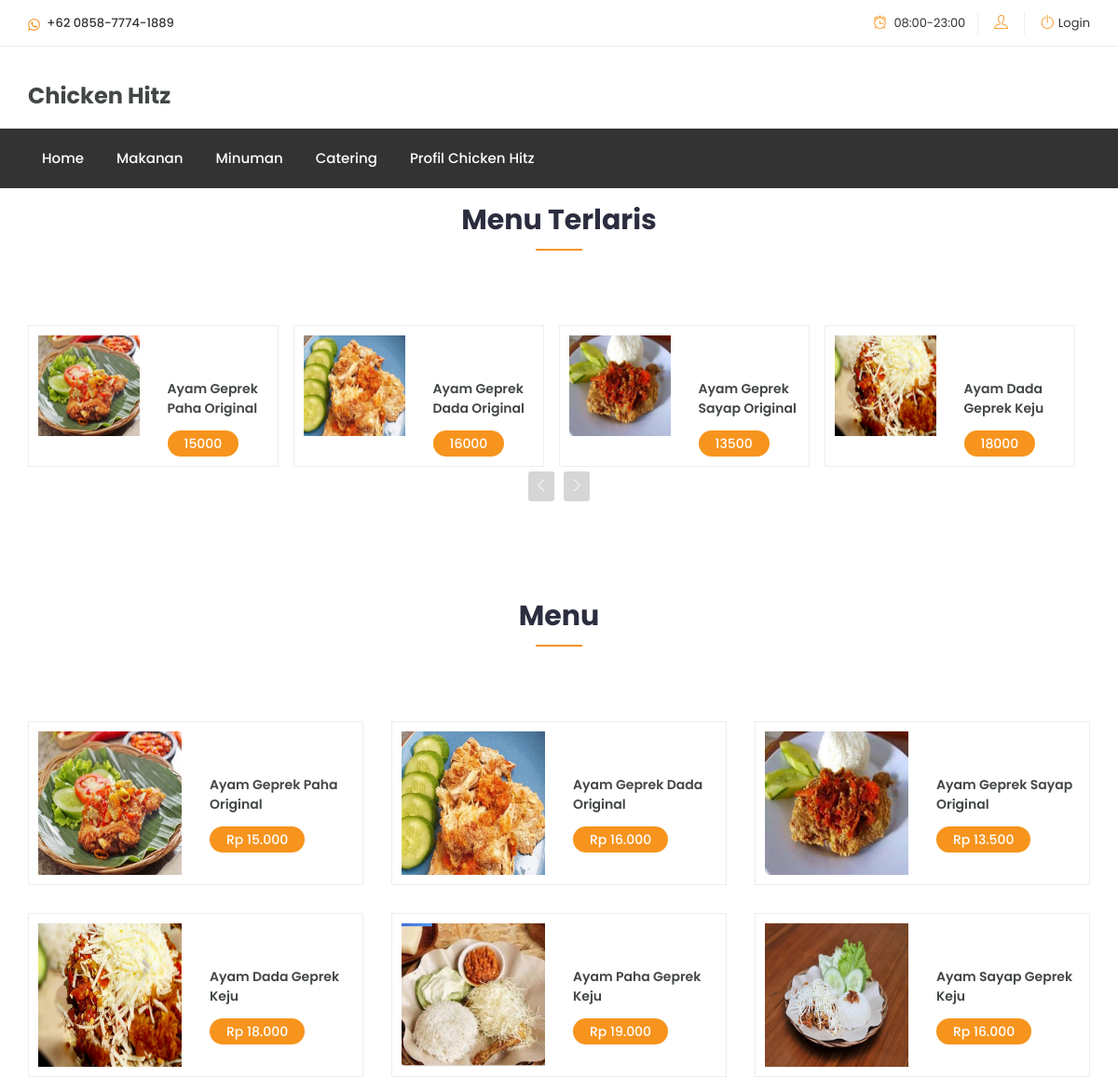
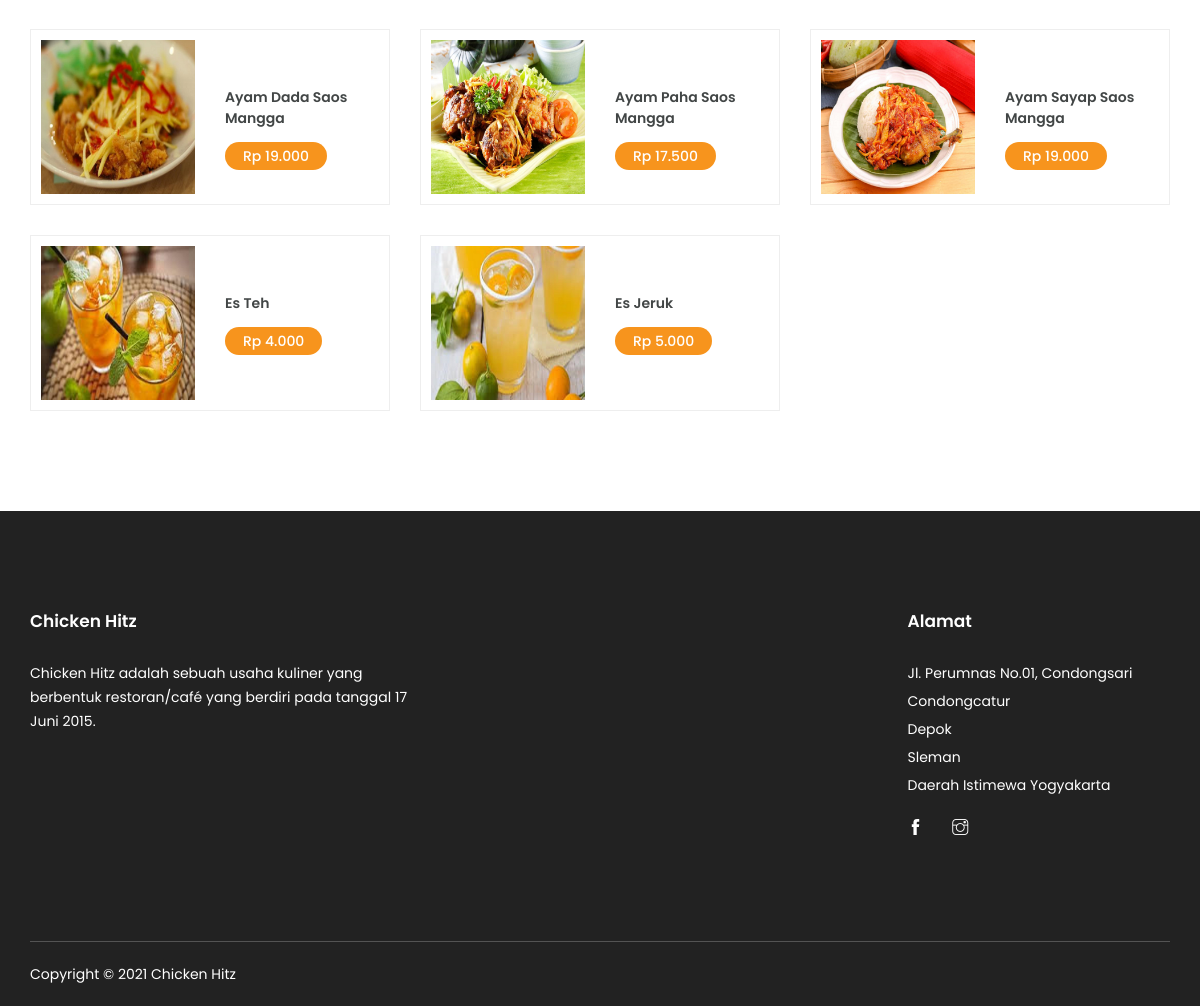
The page / on the database its author committed (2 pictures, top to bottom).
### tables this page shows
CREATE TABLE `kategori` (
  `kd_ktgr` varchar(60) NOT NULL,
  `nm_ktgr` varchar(75) NOT NULL,
  PRIMARY KEY (`kd_ktgr`)
);

CREATE TABLE `menu` (
  `kd_menu` varchar(60) NOT NULL,
  `kd_ktgr` varchar(60) NOT NULL,
  `nama_menu` varchar(150) NOT NULL,
  `harga` int(11) NOT NULL,
  `deskripsi` text NOT NULL,
  `gambar` varchar(500) NOT NULL,
  `status` varchar(50) NOT NULL,
  PRIMARY KEY (`kd_menu`),
  KEY `FK_menu` (`kd_ktgr`)
);

### modulecs/home.php (the view, shortened to what this page needs)
<div class="shop-home-list section mt-3">
    <div class="container">
        <div class="row">
            <div class="col-12">
                <div class="section-title">
                    <h2>Menu Terlaris</h2>
                </div>
            </div>
        </div>
        <div class="row">
            <div class="col-12">
                <div class="owl-carousel popular-slider">
                    <?php
                    $query1 = mysqli_query($db, "SELECT menu.*,det_penjualan.kd_menu,det_penjualan.kd_menu FROM det_penjualan JOIN menu ON det_penjualan.kd_menu=menu.kd_menu WHERE menu.status='Tersedia' AND det_penjualan.jumlah>=20 GROUP BY det_penjualan.kd_menu");
                    $hitung1 = mysqli_num_rows($query);
                    if ($hitung1 > 0) {
                        while ($pecah1 = mysqli_fetch_assoc($query1)) {
                    ?>
                            <div class="single-list mr-3">
                                <div class="row">
                                    <div class="col-lg-6 col-md-6 col-12">
                                        <div class="list-image overlay">
                                            <img src="img/menu/<?= $pecah1['gambar']; ?>" alt="#">
                                        </div>
                                    </div>
                                    <div class="col-lg-6 col-md-6 col-12 no-padding">
                                        <div class="content">
                                            <h4 class="title"><a href="#"><?= $pecah1['nama_menu']; ?></a></h4>
                                            <p class="price with-discount"><?= $pecah1['harga']; ?></p>
                                        </div>
                                    </div>
                                </div>
                            </div>
                    <?php }
                    } ?>
                </div>
            </div>
        </div>
    </div>
</div>
<section class="shop-home-list section">
    <div class="container">
        <div class="row">
            <div class="col-12">
                <div class="section-title">
                    <h2>Menu</h2>
                </div>
            </div>
        </div>
        <div class="row">
            <?php
            $query  = mysqli_query($db, "SELECT menu.*,kategori.nm_ktgr FROM menu JOIN kategori ON menu.kd_ktgr=kategori.kd_ktgr WHERE menu.status='Tersedia'");
            $hitung = mysqli_num_rows($query);
            if ($hitung > 0) {
                while ($pecah = mysqli_fetch_assoc($query)) {
            ?>
                    <div class="col-md-4">
                        <div class="single-list">
                            <div class="row">
                                <div class="col-lg-6 col-md-6 col-12">
                                    <div class="list-image overlay">
                                        <img src="img/menu/<?= $pecah['gambar']; ?>" alt="#">
                                    </div>
                                </div>
                                <div class="col-lg-6 col-md-6 col-12 no-padding">
                                    <div class="content">
                                        <h4 class="title"><a href="#"><?= $pecah['nama_menu']; ?></a></h4>
                                        <p class="price with-discount"><?= rupiah($pecah['harga']); ?></p>
                                    </div>
                                </div>
                            </div>
                        </div>
                    </div>
            <?php }
            } ?>
        </div>
    </div>
</section>

### navcs/navbar.php (shortened to what this page needs)
<div class="header-inner">
    <div class="container">
        <div class="cat-nav-head">
            <div class="row">
                <div class="col-lg-9 col-12">
                    <div class="menu-area">
                        <nav class="navbar navbar-expand-lg">
                            <div class="navbar-collapse">
                                <div class="nav-inner">
                                    <ul class="nav main-menu menu navbar-nav">
                                        <li><a href="index.php?page=beranda">Home</a></li>
                                        <?php
                                        $query  = mysqli_query($db, "SELECT * FROM kategori");
                                        $hitung = mysqli_num_rows($query);
                                        if ($hitung > 0) {
                                            while ($pecah = mysqli_fetch_assoc($query)) {
                                        ?>
                                                <li><a href="index.php?page=menu&kd_ktgr=<?= $pecah['kd_ktgr']; ?>&nm_ktgr=<?= $pecah['nm_ktgr']; ?>"><?= $pecah['nm_ktgr']; ?></a></li>
                                        <?php }
                                        } ?>
                                        <li><a href="index.php?page=catering">Catering</a></li>
                                        <li><a href="index.php?page=profile">Profil Chicken Hitz</a></li>
                                    </ul>
                                </div>
                            </div>
                        </nav>
                    </div>
                </div>
            </div>
        </div>
    </div>
</div>

### rows shown on the page
kategori: nm_ktgr "Makanan"
kategori: nm_ktgr "Minuman"
menu: gambar (picture), nama_menu "Ayam Geprek Paha Original", harga "15000", harga "Rp 15.000"
menu: gambar (picture), nama_menu "Ayam Geprek Dada Original", harga "16000", harga "Rp 16.000"
menu: gambar (picture), nama_menu "Ayam Geprek Sayap Original", harga "13500", harga "Rp 13.500"
menu: gambar (picture), nama_menu "Ayam Dada Geprek Keju", harga "18000", harga "Rp 18.000"
menu: gambar (picture), nama_menu "Ayam Paha Geprek Keju", harga "Rp 19.000"
menu: gambar (picture), nama_menu "Ayam Sayap Geprek Keju", harga "Rp 16.000"
menu: gambar (picture), nama_menu "Ayam Dada Saos Mangga", harga "Rp 19.000"
menu: gambar (picture), nama_menu "Ayam Paha Saos Mangga", harga "Rp 17.500"
menu: gambar (picture), nama_menu "Ayam Sayap Saos Mangga", harga "Rp 19.000"
menu: gambar (picture), nama_menu "Es Teh", harga "Rp 4.000"
menu: gambar (picture), nama_menu "Es Jeruk", harga "Rp 5.000"
